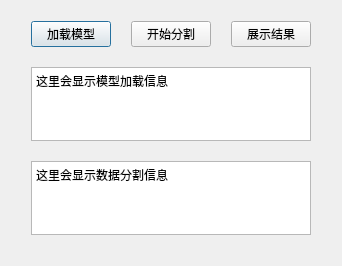
<?xml version="1.0" encoding="UTF-8"?>
<ui version="4.0">
 <class>main</class>
 <widget class="QDialog" name="main">
  <property name="geometry">
   <rect>
    <x>0</x>
    <y>0</y>
    <width>297</width>
    <height>266</height>
   </rect>
  </property>
  <property name="windowTitle">
   <string>主界面</string>
  </property>
  <layout class="QHBoxLayout" name="horizontalLayout_2">
   <item>
    <layout class="QVBoxLayout" name="verticalLayout_2">
     <property name="spacing">
      <number>20</number>
     </property>
     <property name="leftMargin">
      <number>20</number>
     </property>
     <property name="topMargin">
      <number>10</number>
     </property>
     <property name="rightMargin">
      <number>20</number>
     </property>
     <property name="bottomMargin">
      <number>20</number>
     </property>
     <item>
      <layout class="QHBoxLayout" name="horizontalLayout">
       <item>
        <widget class="QPushButton" name="load_model_btn">
         <property name="text">
          <string>加载模型</string>
         </property>
        </widget>
       </item>
       <item>
        <widget class="QPushButton" name="start_divide_btn">
         <property name="text">
          <string>开始分割</string>
         </property>
        </widget>
       </item>
       <item>
        <widget class="QPushButton" name="show_result_btn">
         <property name="text">
          <string>展示结果</string>
         </property>
        </widget>
       </item>
      </layout>
     </item>
     <item>
      <layout class="QVBoxLayout" name="verticalLayout">
       <property name="spacing">
        <number>20</number>
       </property>
       <item>
        <widget class="QTextBrowser" name="load_model_log">
         <property name="html">
          <string>&lt;!DOCTYPE HTML PUBLIC &quot;-//W3C//DTD HTML 4.0//EN&quot; &quot;http://www.w3.org/TR/REC-html40/strict.dtd&quot;&gt;
&lt;html&gt;&lt;head&gt;&lt;meta name=&quot;qrichtext&quot; content=&quot;1&quot; /&gt;&lt;style type=&quot;text/css&quot;&gt;
p, li { white-space: pre-wrap; }
&lt;/style&gt;&lt;/head&gt;&lt;body style=&quot; font-family:'SimSun'; font-size:9pt; font-weight:400; font-style:normal;&quot;&gt;
&lt;p style=&quot; margin-top:0px; margin-bottom:0px; margin-left:0px; margin-right:0px; -qt-block-indent:0; text-indent:0px;&quot;&gt;这里会显示模型加载信息&lt;/p&gt;&lt;/body&gt;&lt;/html&gt;</string>
         </property>
        </widget>
       </item>
       <item>
        <widget class="QTextBrowser" name="divide_log">
         <property name="html">
          <string>&lt;!DOCTYPE HTML PUBLIC &quot;-//W3C//DTD HTML 4.0//EN&quot; &quot;http://www.w3.org/TR/REC-html40/strict.dtd&quot;&gt;
&lt;html&gt;&lt;head&gt;&lt;meta name=&quot;qrichtext&quot; content=&quot;1&quot; /&gt;&lt;style type=&quot;text/css&quot;&gt;
p, li { white-space: pre-wrap; }
&lt;/style&gt;&lt;/head&gt;&lt;body style=&quot; font-family:'SimSun'; font-size:9pt; font-weight:400; font-style:normal;&quot;&gt;
&lt;p style=&quot; margin-top:0px; margin-bottom:0px; margin-left:0px; margin-right:0px; -qt-block-indent:0; text-indent:0px;&quot;&gt;这里会显示数据分割信息&lt;/p&gt;&lt;/body&gt;&lt;/html&gt;</string>
         </property>
        </widget>
       </item>
      </layout>
     </item>
    </layout>
   </item>
  </layout>
 </widget>
 <resources/>
 <connections/>
</ui>
